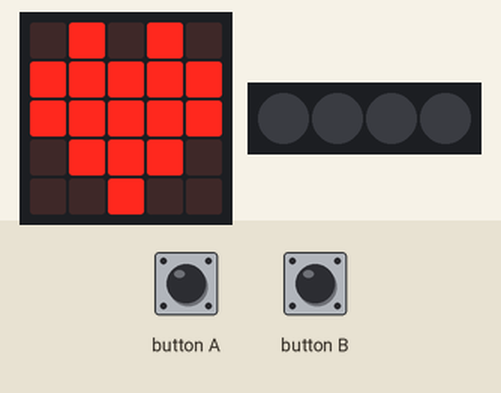
A program run on a simulated BBC micro:bit running MicroPython. Parts: the board's 5×5 LED display, 4 RGB LEDs in strip order, left to right. Inputs (shaded band) come from the test bench. What the program prints to the serial console is not drawn.

Above: at 1.7 s.
1.8 s: button A pressed for 0.15 s
At 2.8 s:
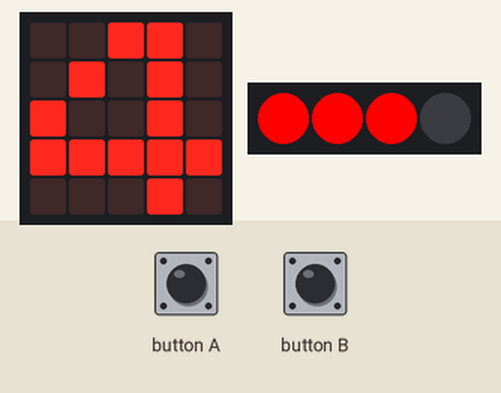
At 7.5 s:
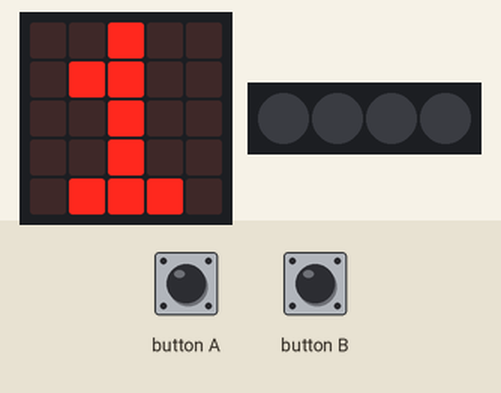
7.9 s: button A released
10.8 s: button A held down
At 11.7 s:
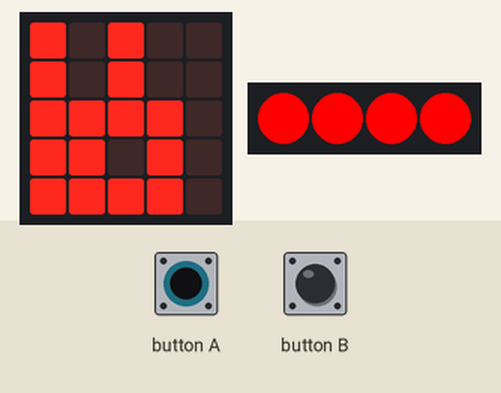
Timing chart, 0 to 13.3 s (numbered marks = the images above; inputs shaded):
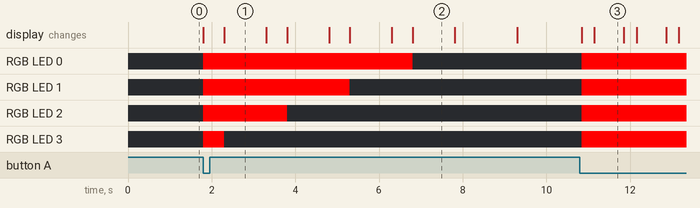

Measured:
- after the input at 1.8 s, RGB LED 0: off → RGB(255, 0, 0) at once, → off 5.0 s later; RGB LED 1: off → RGB(255, 0, 0) at once, → off 3.5 s later; RGB LED 2: off → RGB(255, 0, 0) at once, → off 2.0 s later; RGB LED 3: off → RGB(255, 0, 0) at once, → off 0.50 s later; the display: first changes at once (image 1 shows a later state)
- after the input at 10.8 s, RGB LED 0–3: off → RGB(255, 0, 0) at once; the display: first changes at once (image 3 shows a later state)
- what the display in image 1 shows lasts 1.0 s, from 2.3 s to 3.3 s
- what the display in image 3 shows lasts 0.8 s, from 11.1 s to 11.9 s

The program:

main.py
```python
"""
Created by: sophie
Created on: oct 2023
This module is a Micro:bit MicroPython program counts down from 4 to 0 and lights up neopixels
"""

from microbit import *
import neopixel

# variables
neopixel_strip = neopixel.NeoPixel(pin16, 4)
loop_counter = 4

# setup
display.clear()
display.show(Image.HEART)
sleep(500)

# neopixel clean up
neopixel_strip[0] = (0, 0, 0)
neopixel_strip[1] = (0, 0, 0)
neopixel_strip[2] = (0, 0, 0)
neopixel_strip[3] = (0, 0, 0)
print(neopixel_strip[0])
print(neopixel_strip[1])
print(neopixel_strip[2])
print(neopixel_strip[3])
neopixel_strip.show()

# loop
while True:
    if button_a.is_pressed():
        # setup
        display.clear()

        # all neopixels on
        neopixel_strip[0] = (255, 0, 0)
        neopixel_strip[1] = (255, 0, 0)
        neopixel_strip[2] = (255, 0, 0)
        neopixel_strip[3] = (255, 0, 0)
        print(neopixel_strip[0])
        print(neopixel_strip[1])
        print(neopixel_strip[2])
        print(neopixel_strip[3])
        neopixel_strip.show()

        # loop
        while loop_counter >= 0:
            display.show(str(loop_counter))

            # loop_counter goes down by 1
            loop_counter -= 1

            sleep(500)

            # turn off neopixels one by one
            neopixel_strip[loop_counter] = (0, 0, 0)
            print(neopixel_strip[loop_counter])
            neopixel_strip.show()

            sleep(1000)
        else:
            display.show(Image.RABBIT)
```
